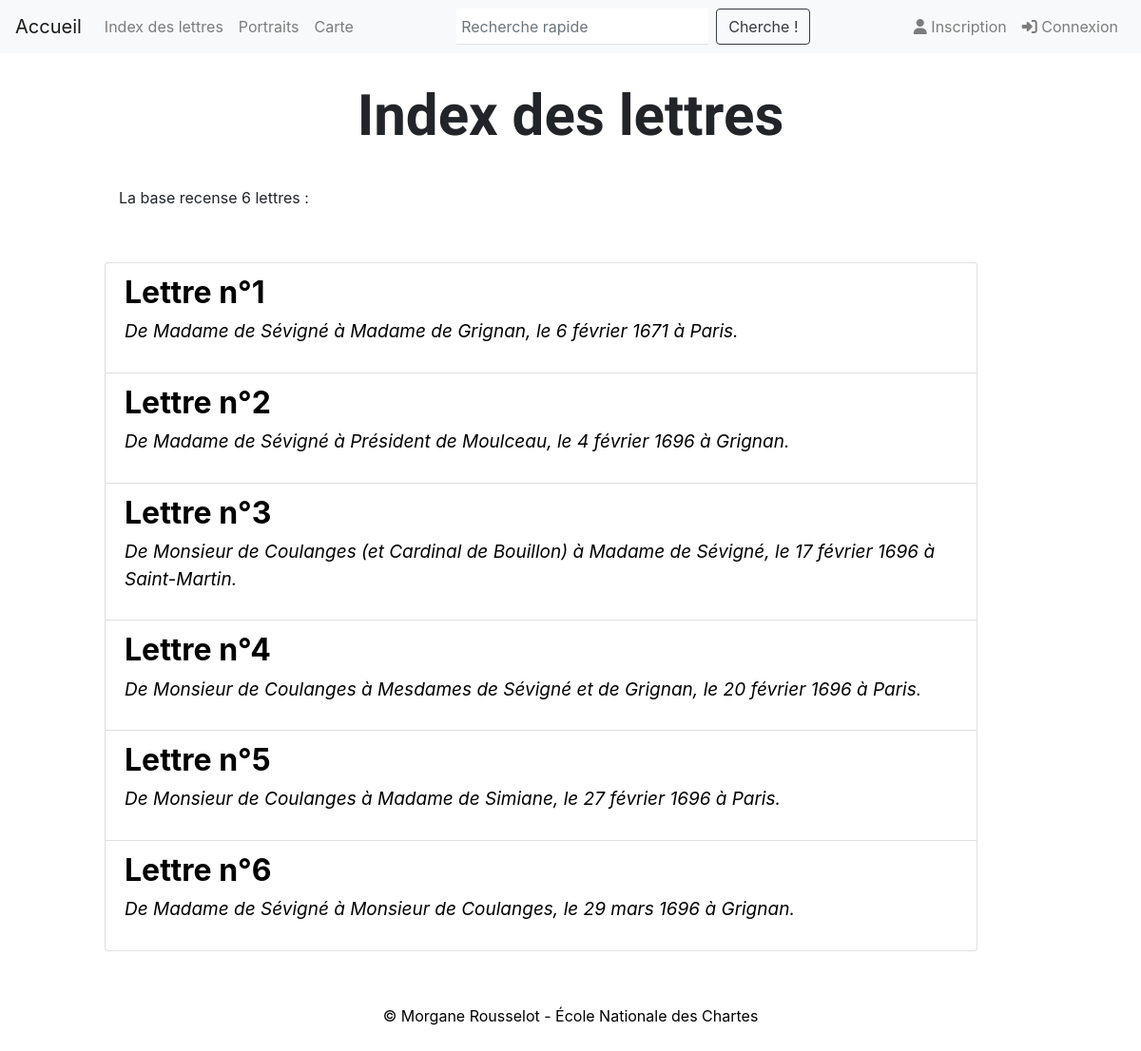
/index, run on the app's committed database.
### app/modeles/donnees.py (models this page shows)
class Lettre(db.Model):
	lettre_id = db.Column(db.Integer, unique=True, primary_key=True, autoincrement=True)
	lettre_date = db.Column(db.Text)
	lettre_lieu = db.Column(db.Text)
	lettre_expediteur = db.Column(db.Text)
	lettre_destinataire = db.Column(db.Text)
	citeP = db.relationship('CiteP', back_populates='lettre')
	citeL = db.relationship('CiteL', back_populates='lettre')

### app/routes/generic.py (the view)
@app.route("/index")
def index():
    lettres = Lettre.query.order_by(Lettre.lettre_id).all()
    return render_template("pages/index.html", lettres=lettres)

### app/templates/pages/index.html
{% extends "conteneur.html" %}
{%block corps%}
<div class="container">
	<h2 class="titre-index">Index des lettres</h2>
	<p id="compteur">La base recense {{lettres|length}} lettres :</p>
	<div class="row" id="row-index">
	{% if lettres %}
		<div class="list-group">
			{% for lettre in lettres %}
  			<a href="{{url_for('lettre', numero=lettre.lettre_id)}}" class="list-group-item">
    		<h2 class="list-group-item-heading"><b>Lettre n°{{lettre.lettre_id}}</b></h2>
    		<p class="list-group-item-text">De {{lettre.lettre_expediteur}} à {{lettre.lettre_destinataire}}, le {{lettre.lettre_date}} à {{lettre.lettre_lieu}}.</p>
  			</a>
  			{% endfor %}
		</div>
		{% else %}
		<p>La base de données est en cours de constitution.</p>
	{% endif %}
  </div>
</div>
{% block footer %}
    {% include "partials/footer.html" %}
{% endblock %}
{% endblock %}

### app/templates/conteneur.html (shortened to what this page needs)
<!DOCTYPE html>
<html lang="fr">
    <head>
        {% include "partials/forme.html" %}
    </head>
    <body>
		<nav class="navbar navbar-expand-lg navbar-light bg-light">
            <a class="navbar-brand" href="{{ url_for('accueil') }}">Accueil</a>
            <div class="collapse navbar-collapse" id="navbarSupportedContent">
                <ul class="navbar-nav mr-auto">
                    <li class="nav-item">
                        <a class="nav-link" href="{{ url_for('index') }}">Index des lettres</a>
                    </li>
                    <li class="nav-item">
                        <a class="nav-link" href="{{ url_for('galerie') }}">Portraits</a>
                    </li>
                    <li class="nav-item">
                        <a class="nav-link" href="{{ url_for('carte') }}">Carte</a>
                    </li>
                </ul>
            <form class="form-inline my-2 my-lg-0" action="{{ url_for('resultat')}}" method="GET">
                <input class="form-control mr-sm-2" type="search" name="keyword" placeholder="Recherche rapide" aria-label="Recherche">
                <button class="btn btn-outline-dark my-2 my-sm-0" href="#" type="submit">Cherche !</button>
            </form>
            <ul class="nav navbar-nav ml-auto">
                <li class="nav-item">
                    <a class="nav-link" href="{{ url_for('inscription') }}"><span class="fas fa-user"></span> Inscription</a>
                </li>
                {%if not current_user.is_authenticated%}
                <li class="nav-item">
                    <a class="nav-link" href="{{ url_for('connexion') }}"><span class="fas fa-sign-in-alt"></span> Connexion</a>
                </li>
                {%else%}
                <li class="nav-item">
                    <a class="nav-link" href="{{ url_for('deconnexion') }}"><span class="fas fa-sign-in-alt"></span> Déconnexion</a>
                </li>
                {%endif%}
            </ul>
        </div>
    </nav>
        {% block corps %}{% endblock %}
    </body>
</html>

### app/templates/partials/forme.html (shortened to what this page needs)
	<link rel="stylesheet" href="{{url_for('static', filename='css/font-awesome.css')}}">
	<link rel="stylesheet" href="{{url_for('static', filename='css/bootstrap.min.css')}}">
	<link rel="stylesheet" href="{{url_for('static', filename='css/font-awesome.min.css')}}">
	<link rel="stylesheet" href="{{url_for('static', filename='css/style.css')}}">
	<link rel="stylesheet" href="https://unpkg.com/leaflet@1.6.0/dist/leaflet.css"/>

### app/templates/partials/footer.html (shortened to what this page needs)
<footer class="page-footer">
    <div class="footer-copyright text-center py-3">
        <p class="p-copyright">© Morgane Rousselot - École Nationale des Chartes</p>
    </div>
</footer>

### app/static/css/style.css (style rules this page uses)
.form-control, .form-control:focus, .input-group-addon { border-color: #e1e1e1; border-radius: 0; }
.form-control { min-height: 38px; padding-left: 5px; box-shadow: none !important; border-width: 0 0 1px 0; border-radius: 0; }
.row { padding: 40px; }
#row-index { background-color: white; padding-left:80px; }
#compteur { padding-left:80px; }
.titre-index { font-family: 'Petit Formal Script', cursive; font-weight: bold; font-size: 60px; padding: 30px; text-align: center; }
.list-group { width: 90%; }
.list-group-item { color: black; }
a, a:active, a:hover { color: grey; text-decoration:none; }
.list-group-item-text { font-size: 19px; font-style: italic; }

### app/templates/partials/footer.html (style rules this page uses)
.page-footer { position: relative; width: 100%; bottom: 0; color: black; }

### data on the page
Lettre: lettre_id "1", lettre_expediteur "Madame de Sévigné", lettre_destinataire "Madame de Grignan", lettre_date "6 février 1671", lettre_lieu "Paris"
Lettre: lettre_id "2", lettre_expediteur "Madame de Sévigné", lettre_destinataire "Président de Moulceau", lettre_date "4 février 1696", lettre_lieu "Grignan"
Lettre: lettre_id "3", lettre_expediteur "Monsieur de Coulanges (et Cardinal de Bouillon)", lettre_destinataire "Madame de Sévigné", lettre_date "17 février 1696", lettre_lieu "Saint-Martin"
Lettre: lettre_id "4", lettre_expediteur "Monsieur de Coulanges", lettre_destinataire "Mesdames de Sévigné et de Grignan", lettre_date "20 février 1696", lettre_lieu "Paris"
Lettre: lettre_id "5", lettre_expediteur "Monsieur de Coulanges", lettre_destinataire "Madame de Simiane", lettre_date "27 février 1696", lettre_lieu "Paris"
Lettre: lettre_id "6", lettre_expediteur "Madame de Sévigné", lettre_destinataire "Monsieur de Coulanges", lettre_date "29 mars 1696", lettre_lieu "Grignan"

### other printed values
{{ lettres|length }} "6"
